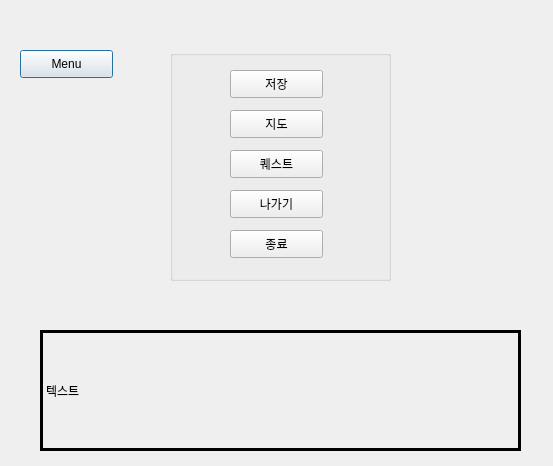
<?xml version="1.0" encoding="UTF-8"?>
<ui version="4.0">
 <class>Dialog</class>
 <widget class="QDialog" name="Dialog">
  <property name="geometry">
   <rect>
    <x>0</x>
    <y>0</y>
    <width>553</width>
    <height>466</height>
   </rect>
  </property>
  <property name="windowTitle">
   <string>Dialog</string>
  </property>
  <widget class="QPushButton" name="menu_btn">
   <property name="geometry">
    <rect>
     <x>20</x>
     <y>50</y>
     <width>93</width>
     <height>28</height>
    </rect>
   </property>
   <property name="text">
    <string>Menu</string>
   </property>
  </widget>
  <widget class="QGroupBox" name="menu_screen">
   <property name="geometry">
    <rect>
     <x>170</x>
     <y>50</y>
     <width>221</width>
     <height>231</height>
    </rect>
   </property>
   <property name="title">
    <string/>
   </property>
   <widget class="QPushButton" name="exit_btn">
    <property name="geometry">
     <rect>
      <x>60</x>
      <y>180</y>
      <width>93</width>
      <height>28</height>
     </rect>
    </property>
    <property name="text">
     <string>종료</string>
    </property>
   </widget>
   <widget class="QPushButton" name="quest_btn">
    <property name="geometry">
     <rect>
      <x>60</x>
      <y>100</y>
      <width>93</width>
      <height>28</height>
     </rect>
    </property>
    <property name="text">
     <string>퀘스트</string>
    </property>
   </widget>
   <widget class="QPushButton" name="map_btn">
    <property name="geometry">
     <rect>
      <x>60</x>
      <y>60</y>
      <width>93</width>
      <height>28</height>
     </rect>
    </property>
    <property name="text">
     <string>지도</string>
    </property>
   </widget>
   <widget class="QPushButton" name="save_btn">
    <property name="geometry">
     <rect>
      <x>60</x>
      <y>20</y>
      <width>93</width>
      <height>28</height>
     </rect>
    </property>
    <property name="text">
     <string>저장</string>
    </property>
   </widget>
   <widget class="QPushButton" name="out_btn">
    <property name="geometry">
     <rect>
      <x>60</x>
      <y>140</y>
      <width>93</width>
      <height>28</height>
     </rect>
    </property>
    <property name="text">
     <string>나가기</string>
    </property>
   </widget>
  </widget>
  <widget class="QLabel" name="chat">
   <property name="geometry">
    <rect>
     <x>40</x>
     <y>330</y>
     <width>481</width>
     <height>121</height>
    </rect>
   </property>
   <property name="frameShape">
    <enum>QFrame::Box</enum>
   </property>
   <property name="lineWidth">
    <number>3</number>
   </property>
   <property name="midLineWidth">
    <number>3</number>
   </property>
   <property name="text">
    <string>텍스트</string>
   </property>
  </widget>
 </widget>
 <resources/>
 <connections/>
</ui>
